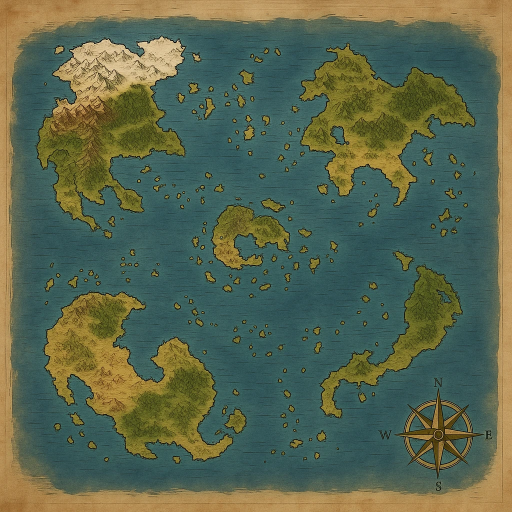
#> input picture konzept/weltkarte.webp, 1024 x 1024 px (shown at 1/2 size)
$ python inseln.py
#> lines starting #> are read from the running program, lines starting #| are printed output that depends on the picture
# Erkennt Kontinente und Inseln auf der Weltkarte (konzept/weltkarte.webp)
# und schreibt sie nach inhalte/daten/welt.json — die Gebiete darin bleiben
# erhalten. Nur nötig, wenn sich das Kartenbild ändert.
#
#   python werkzeuge/inseln.py        (braucht Python 3 und Pillow)
#
# Land ist alles, was nicht blaugrün ist; der Pergamentrand zählt nicht.
import collections, json, os

from PIL import Image

WURZEL = os.path.dirname(os.path.dirname(os.path.abspath(__file__)))
BILD = os.path.join(WURZEL, 'konzept', 'weltkarte.webp')
ZIEL = os.path.join(WURZEL, 'inhalte', 'daten', 'welt.json')
# Das Meer als Gebiet: eine Kachel je 4 Bildpunkte (karte.mjs baut daraus die
# Karte „meer"). # = Land, ~ = Wasser.
MASKE = os.path.join(WURZEL, 'inhalte', 'daten', 'meer-maske.txt')
MEER_SCHRITT = 4
S = 2  # halbe Auflösung reicht und geht schneller

# Die fünf größten Landmassen in der Reihenfolge ihrer Mitte — die Namen
# sind Lagen, keine erfundenen Namen (die vergibt der Spielleiter).
KONTINENTE = [
    ('nordwesten', 'Nordwest-Kontinent', lambda x, y: x < 512 and y < 512),
    ('nordosten', 'Nordost-Kontinent', lambda x, y: x >= 512 and y < 512),
    ('suedwesten', 'Südwest-Kontinent', lambda x, y: x < 512 and y >= 600),
    ('suedosten', 'Südost-Kontinent', lambda x, y: x >= 512 and y >= 512),
    ('mitte', 'Sichel-Insel in der Mitte', lambda x, y: True),
]


def wasser(r, g, b):
    return b >= r + 8 and (g - b) < 30


def landmassen(mit_maske=False):
#> called with mit_maske = True
    im = Image.open(BILD).convert('RGB')
#> im is the input picture: PIL image 1024x1024 RGB; mean R, G, B 89.6, 102.1, 78.4
    klein = im.resize((im.size[0] // S, im.size[1] // S))
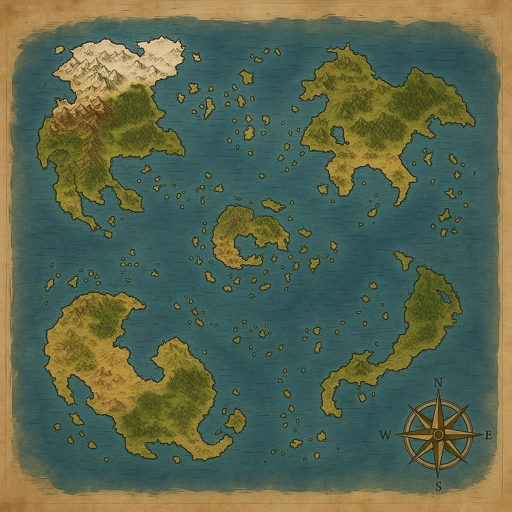
#> klein: PIL image 512x512 RGB; mean R, G, B 89.6, 102.1, 78.4
    w, h = klein.size
#> w = 512; h = 512
    px = klein.load()
    land = [[not wasser(*px[x, y]) for x in range(w)] for y in range(h)]
#> land = 512 items
    gesehen = [[False] * w for _ in range(h)]
    teile = []
    for y0 in range(h):
        for x0 in range(w):
            if not land[y0][x0] or gesehen[y0][x0]:
                continue
            q = collections.deque([(x0, y0)])
            gesehen[y0][x0] = True
            punkte, rand = [], False
            while q:
                x, y = q.popleft()
                punkte.append((x, y))
                if x <= 2 or y <= 2 or x >= w - 3 or y >= h - 3:
                    rand = True
                for dx, dy in ((1, 0), (-1, 0), (0, 1), (0, -1)):
                    a, b = x + dx, y + dy
                    if 0 <= a < w and 0 <= b < h and land[b][a] and not gesehen[b][a]:
                        gesehen[b][a] = True
                        q.append((a, b))
            if rand or len(punkte) < 6:
                continue  # Pergamentrand, Krümel
            xs, ys = [p[0] for p in punkte], [p[1] for p in punkte]
            mitte = [round(sum(xs) / len(xs) * S), round(sum(ys) / len(ys) * S)]
            # Die Kompassrose unten rechts ist kein Land.
            if 840 < mitte[0] < 960 and 740 < mitte[1] < 960:
                continue
            teile.append({'flaeche': len(punkte) * S * S, 'mitte': mitte,
                          'box': [min(xs) * S, min(ys) * S, max(xs) * S + S, max(ys) * S + S]})
    teile.sort(key=lambda t: -t['flaeche'])
    if not mit_maske:
        return teile
    # Maske fürs Meer: Land nur, wo eine echte Landmasse ist (kein Rand, kein
    # Kompass); eine Kachel ist Land, wenn die Hälfte ihrer Punkte Land ist.
    echt = [[False] * w for _ in range(h)]
    for t in teile:
        x0, y0, x1, y1 = [v // S for v in t['box']]
        for y in range(y0, y1):
            for x in range(x0, x1):
                if land[y][x]:
                    echt[y][x] = True
    n = MEER_SCHRITT // S
    zeilen = []
    for ty in range(h // n):
        zeile = ''
        for tx in range(w // n):
            summe = sum(echt[ty * n + j][tx * n + i] for j in range(n) for i in range(n))
            zeile += '#' if summe * 2 >= n * n else '~'
        zeilen.append(zeile)
    return teile, zeilen


def main():
    teile, maske = landmassen(mit_maske=True)
    with open(MASKE, 'w', encoding='utf-8') as f:
        f.write('\n'.join(maske) + '\n')
    welt = json.load(open(ZIEL, encoding='utf-8')) if os.path.exists(ZIEL) else {}
    alte = welt.get('regionen', {})
    regionen = {}
    frei = KONTINENTE[:]
    for t in teile[:5]:
        rid, name, passt = next(k for k in frei if k[2](*t['mitte']))
        frei = [k for k in frei if k[0] != rid]
        regionen[rid] = {'name': alte.get(rid, {}).get('name', name), 'art': 'kontinent', 'mitte': t['mitte'], 'box': t['box']}
#> after the loop, frei = []
    for i, t in enumerate(sorted(teile[5:], key=lambda t: (t['mitte'][1] // 64, t['mitte'][0])), 1):
        rid = f'insel-{i:03d}'
        regionen[rid] = {'name': alte.get(rid, {}).get('name', 'Kleine Insel'), 'art': 'insel', 'mitte': t['mitte'], 'box': t['box']}
    welt['regionen'] = regionen
    json.dump(welt, open(ZIEL, 'w', encoding='utf-8'), ensure_ascii=False, indent=1)
    print(f'{len(regionen)} Regionen nach {ZIEL}')
#| 200 Regionen nach inhalte/daten/welt.json


if __name__ == '__main__':
    main()
